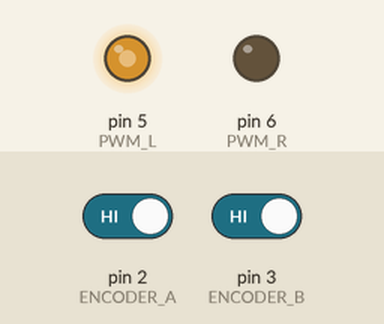
Bench run of a sketch on a simulated Arduino Uno, built with avr-gcc and run on an emulated ATmega328P. Shown: output pins drawn as LEDs (lit = HIGH). The test bench sets the inputs (shaded band); at power-on: pin 2 (ENCODER_A) HIGH, pin 3 (ENCODER_B) HIGH. What the sketch prints to the serial monitor is not drawn.

Above: at 0.1 s.
Timing chart, 0 to 1.6 s (numbered marks = the images above):
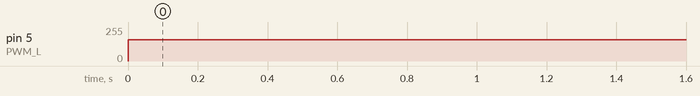

The sketch:

position.ino
```cpp
#define ENCODER_A 2
#define ENCODER_B 3
#define SDL_CONTROL_R 8
#define SDL_CONTROL_L 7
#define PWM_R 6
#define PWM_L 5

volatile long demxung;
double preTime, preErro, erro;
double currPos, prePos, iTerm, setPoint;
float kp = 3.3, ki = 0.000096, kd = 0.0022;
double outMin = -150, outMax = 160, outPut;

void encoder()
{
  if (digitalRead(ENCODER_B) == HIGH) {
    demxung++;
  }
  else {
    demxung--;
  }
}
void pwmPulse(double pwm) {
  if (pwm > 0 ) {
    analogWrite(PWM_L, pwm);
    analogWrite(PWM_R, 0);
  }
  else {
    analogWrite(PWM_L, 0);
    analogWrite(PWM_R, abs(pwm));
  }
}
void PID_Calculate() {
  if (millis() > preTime + 0.1) {              // sampletime 0.1ms
    erro = setPoint - currPos;
    //Serial.println(erro);
    // ki
    iTerm += (ki * erro * 0.0001);
    if (iTerm > outMax) iTerm= outMax;
    else if (iTerm < outMin) iTerm= outMin;
    //kd
    double dTerm = (currPos - prePos) * 0.0001;
    //Serial.println(dTerm);

    outPut = erro*kp + iTerm + kd*dTerm;
    if(outPut > outMax) outPut = outMax;
    else if(outPut < outMin) outPut = outMin;

    prePos = currPos;
    preTime = millis();
  }
}

void setup() {
  TCCR0B = TCCR0B & 0b11111000 | 1; // set frequency ~31kHz
  attachInterrupt(digitalPinToInterrupt(2), encoder, RISING);
  Serial.begin(115200);
  pinMode(ENCODER_A, INPUT_PULLUP);
  pinMode(ENCODER_B, INPUT_PULLUP);
  pinMode(A0, INPUT_PULLUP);
  pinMode(PWM_R, OUTPUT);
  pinMode(PWM_L, OUTPUT);
  digitalWrite(SDL_CONTROL_R, HIGH);
  digitalWrite(SDL_CONTROL_L, HIGH);
}

void loop() {
  currPos = (demxung * 360) / 2000;
  setPoint = 360;
  PID_Calculate();
  pwmPulse(outPut);
  //Serial.print(setPoint);
  //Serial.print(" ");
//  Serial.print("$");
//  Serial.print(i);
//  Serial.print(" ");
//  Serial.print(x);
//  Serial.print(";");
//  Serial.print("$");
//  Serial.print(currPos);
//  Serial.print(" ");
//  Serial.println(outPut);
//  Serial.println(";");
// Serial.print("$");
 Serial.print(erro);
 Serial.println();
// Serial.print(";");
}
```

Measured:
- by itself, pin 5 (PWM_L): 0/255 → 160/255 at 0.00 s
